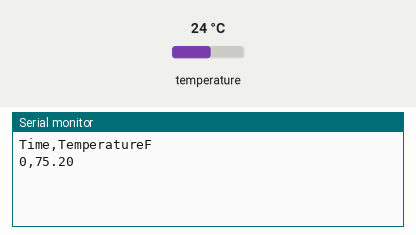
A sketch run on a simulated Arduino Uno, built with avr-gcc and run on an emulated ATmega328P. Parts: the last lines printed to the serial monitor. Wiring (inferred from the names in the program): TMP102 temperature sensor at I2C address 0x48. The test bench sets the inputs (shaded band); at power-on: temperature 24 °C.

Above: at 1.2 s.
1.3 s: temperature set to 12 °C
At 2.4 s:
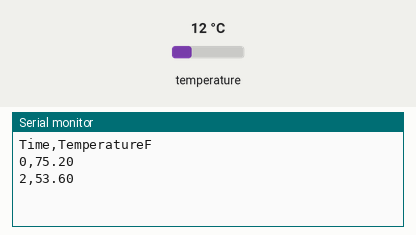
2.8 s: temperature set to 19 °C
At 5.2 s:
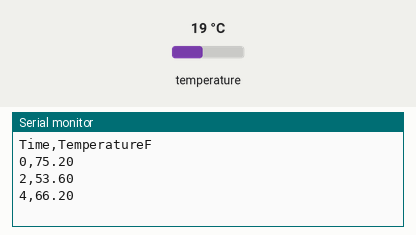
Timing chart, 0 to 6.7 s (numbered marks = the images above; inputs shaded):
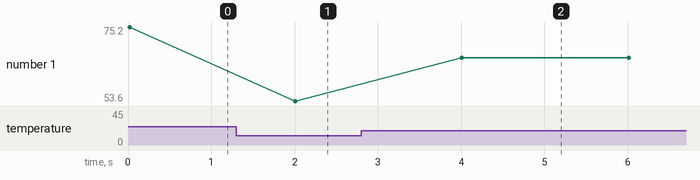

The sketch:

main.ino
```cpp
// (licence header left out)
/*****
========
main.ino
========

Alexander L. Hayes (https://hayesall.com/)

This is the main file that Experiments 1 & 2 were ran for Rob Long's
"Temperature Sensing with Arduino" activity.

Data are printed to the Serial Monitor, and will maintain a format
similar to the following:

.. code-block:: csv

  Time,TemperatureF
  0,73.06
  2,73.18
  4,73.18
  5,73.18

For an example, refer to the contents of the ``data/`` directory.
******/

#include "Wire.h"
#include "SparkFunTMP102.h"

TMP102 sensor0(0x48);
int startTime = 0;

void setup() {
	Serial.begin(9600);
	sensor0.begin();
	sensor0.setConversionRate(0);

	Serial.println("Time,TemperatureF");
}

void loop() {

	float temperature;

	sensor0.wakeup();
	temperature = sensor0.readTempF();

	Serial.print(startTime);
	Serial.print(",");
	Serial.println(temperature);

	sensor0.sleep();

	delay(2000);
	startTime += 2;
}
```

SparkFunTMP102.cpp
```cpp
// (licence header left out)
#include "SparkFunTMP102.h"
#include "Wire.h"

#define TEMPERATURE_REGISTER 0x00
#define CONFIG_REGISTER 0x01
#define T_LOW_REGISTER 0x02
#define T_HIGH_REGISTER 0x03


TMP102::TMP102(uint8_t address)
{
  _address = address;
}

void TMP102::begin(void)
{
  Wire.begin();  // Join I2C bus
}


void TMP102::openPointerRegister(uint8_t pointerReg)
{
  Wire.beginTransmission(_address); // Connect to TMP102
  Wire.write(pointerReg); // Open specified register
  Wire.endTransmission(); // Close communication with TMP102
}


uint8_t TMP102::readRegister(bool registerNumber){
  uint8_t registerByte[2];	// We'll store the data from the registers here

  // Read current configuration register value
  Wire.requestFrom(_address, 2); 	// Read two bytes from TMP102
  registerByte[0] = (Wire.read());	// Read first byte
  registerByte[1] = (Wire.read());	// Read second byte

  return registerByte[registerNumber];
}


float TMP102::readTempC(void)
{
  uint8_t registerByte[2];	// Store the data from the register here
  int16_t digitalTemp;  // Temperature stored in TMP102 register

  // Read Temperature
  // Change pointer address to temperature register (0)
  openPointerRegister(TEMPERATURE_REGISTER);
  // Read from temperature register
  registerByte[0] = readRegister(0);
  registerByte[1] = readRegister(1);

  // Bit 0 of second byte will always be 0 in 12-bit readings and 1 in 13-bit
  if(registerByte[1]&0x01)	// 13 bit mode
  {
	// Combine bytes to create a signed int
    digitalTemp = ((registerByte[0]) << 5) | (registerByte[1] >> 3);
	// Temperature data can be + or -, if it should be negative,
	// convert 13 bit to 16 bit and use the 2s compliment.
    if(digitalTemp > 0xFFF)
	{
      digitalTemp |= 0xE000;
    }
  }
  else	// 12 bit mode
  {
	// Combine bytes to create a signed int
    digitalTemp = ((registerByte[0]) << 4) | (registerByte[1] >> 4);
	// Temperature data can be + or -, if it should be negative,
	// convert 12 bit to 16 bit and use the 2s compliment.
    if(digitalTemp > 0x7FF)
	{
      digitalTemp |= 0xF000;
    }
  }
  // Convert digital reading to analog temperature (1-bit is equal to 0.0625 C)
  return digitalTemp*0.0625;
}


float TMP102::readTempF(void)
{
	return readTempC()*9.0/5.0 + 32.0;
}


void TMP102::setConversionRate(uint8_t rate)
{
  uint8_t registerByte[2]; // Store the data from the register here
  rate = rate&0x03; // Make sure rate is not set higher than 3.

  // Change pointer address to configuration register (0x01)
  openPointerRegister(CONFIG_REGISTER);

  // Read current configuration register value
  registerByte[0] = readRegister(0);
  registerByte[1] = readRegister(1);

  // Load new conversion rate
  registerByte[1] &= 0x3F;  // Clear CR0/1 (bit 6 and 7 of second byte)
  registerByte[1] |= rate<<6;	// Shift in new conversion rate

  // Set configuration registers
  Wire.beginTransmission(_address);
  Wire.write(CONFIG_REGISTER); 	// Point to configuration register
  Wire.write(registerByte[0]);  // Write first byte
  Wire.write(registerByte[1]);  // Write second byte
  Wire.endTransmission();  		// Close communication with TMP102
}


void TMP102::setExtendedMode(bool mode)
{
  uint8_t registerByte[2]; // Store the data from the register here

  // Change pointer address to configuration register (0x01)
  openPointerRegister(CONFIG_REGISTER);

  // Read current configuration register value
  registerByte[0] = readRegister(0);
  registerByte[1] = readRegister(1);

  // Load new value for extention mode
  registerByte[1] &= 0xEF;		// Clear EM (bit 4 of second byte)
  registerByte[1] |= mode<<4;	// Shift in new exentended mode bit

  // Set configuration registers
  Wire.beginTransmission(_address);
  Wire.write(CONFIG_REGISTER);	// Point to configuration register
  Wire.write(registerByte[0]);	// Write first byte
  Wire.write(registerByte[1]); 	// Write second byte
  Wire.endTransmission(); 		// Close communication with TMP102
}


void TMP102::sleep(void)
{
  uint8_t registerByte; // Store the data from the register here

  // Change pointer address to configuration register (0x01)
  openPointerRegister(CONFIG_REGISTER);

  // Read current configuration register value
  registerByte = readRegister(0);

  registerByte |= 0x01;	// Set SD (bit 0 of first byte)

  // Set configuration register
  Wire.beginTransmission(_address);
  Wire.write(CONFIG_REGISTER);	// Point to configuration register
  Wire.write(registerByte);     // Write first byte
  Wire.endTransmission(); 	    // Close communication with TMP102
}


void TMP102::wakeup(void)
{
  uint8_t registerByte; // Store the data from the register here

  // Change pointer address to configuration register (1)
  openPointerRegister(CONFIG_REGISTER);

  // Read current configuration register value
  registerByte = readRegister(0);

  registerByte &= 0xFE;	// Clear SD (bit 0 of first byte)

  // Set configuration registers
  Wire.beginTransmission(_address);
  Wire.write(CONFIG_REGISTER);	// Point to configuration register
  Wire.write(registerByte);	    // Write first byte
  Wire.endTransmission(); 	    // Close communication with TMP102
}


void TMP102::setAlertPolarity(bool polarity)
{
  uint8_t registerByte; // Store the data from the register here

  // Change pointer address to configuration register (1)
  openPointerRegister(CONFIG_REGISTER);

  // Read current configuration register value
  registerByte = readRegister(0);

  // Load new value for polarity
  registerByte &= 0xFB; // Clear POL (bit 2 of registerByte)
  registerByte |= polarity<<2;  // Shift in new POL bit

  // Set configuration register
  Wire.beginTransmission(_address);
  Wire.write(CONFIG_REGISTER);	// Point to configuration register
  Wire.write(registerByte);	    // Write first byte
  Wire.endTransmission(); 	    // Close communication with TMP102
}


bool TMP102::alert(void)
{
  uint8_t registerByte; // Store the data from the register here

  // Change pointer address to configuration register (1)
  openPointerRegister(CONFIG_REGISTER);

  // Read current configuration register value
  registerByte = readRegister(1);

  registerByte &= 0x20;	// Clear everything but the alert bit (bit 5)
  return registerByte>>5;
}


void TMP102::setLowTempC(float temperature)
{
  uint8_t registerByte[2];	// Store the data from the register here
  bool extendedMode;	// Store extended mode bit here 0:-55C to +128C, 1:-55C to +150C

  // Prevent temperature from exceeding 150C or -55C
  if(temperature > 150.0f)
  {
    temperature = 150.0f;
  }
  if(temperature < -55.0)
  {
    temperature = -55.0f;
  }

  //Check if temperature should be 12 or 13 bits
  openPointerRegister(CONFIG_REGISTER);	// Read configuration register settings

  // Read current configuration register value
  registerByte[0] = readRegister(0);
  registerByte[1] = readRegister(1);
  extendedMode = (registerByte[1]&0x10)>>4;	// 0 - temp data will be 12 bits
                                            // 1 - temp data will be 13 bits

  // Convert analog temperature to digital value
  temperature = temperature/0.0625;

  // Split temperature into separate bytes
  if(extendedMode)	// 13-bit mode
  {
	registerByte[0] = int(temperature)>>5;
    registerByte[1] = (int(temperature)<<3);
  }
  else	// 12-bit mode
  {
	registerByte[0] = int(temperature)>>4;
    registerByte[1] = int(temperature)<<4;
  }

  // Write to T_LOW Register
  Wire.beginTransmission(_address);
  Wire.write(T_LOW_REGISTER); 	// Point to T_LOW
  Wire.write(registerByte[0]);  // Write first byte
  Wire.write(registerByte[1]);  // Write second byte
  Wire.endTransmission();  		// Close communication with TMP102
}


void TMP102::setHighTempC(float temperature)
{
  uint8_t registerByte[2];	// Store the data from the register here
  bool extendedMode;	// Store extended mode bit here 0:-55C to +128C, 1:-55C to +150C

  // Prevent temperature from exceeding 150C
  if(temperature > 150.0f)
  {
    temperature = 150.0f;
  }
  if(temperature < -55.0)
  {
    temperature = -55.0f;
  }

  // Check if temperature should be 12 or 13 bits
  openPointerRegister(CONFIG_REGISTER);	// Read configuration register settings

  // Read current configuration register value
  registerByte[0] = readRegister(0);
  registerByte[1] = readRegister(1);
  extendedMode = (registerByte[1]&0x10)>>4;	// 0 - temp data will be 12 bits
                                            // 1 - temp data will be 13 bits

  // Convert analog temperature to digital value
  temperature = temperature/0.0625;

  // Split temperature into separate bytes
  if(extendedMode)	// 13-bit mode
  {
	registerByte[0] = int(temperature)>>5;
    registerByte[1] = (int(temperature)<<3);
  }
  else	// 12-bit mode
  {
	registerByte[0] = int(temperature)>>4;
    registerByte[1] = int(temperature)<<4;
  }

  // Write to T_HIGH Register
  Wire.beginTransmission(_address);
  Wire.write(T_HIGH_REGISTER); 	// Point to T_HIGH register
  Wire.write(registerByte[0]);  // Write first byte
  Wire.write(registerByte[1]);  // Write second byte
  Wire.endTransmission();  		// Close communication with TMP102
}


void TMP102::setLowTempF(float temperature)
{
  temperature = (temperature - 32)*5/9; // Convert temperature to C
  setLowTempC(temperature); // Set T_LOW
}


void TMP102::setHighTempF(float temperature)
{
  temperature = (temperature - 32)*5/9; // Convert temperature to C
  setHighTempC(temperature); // Set T_HIGH
}


float TMP102::readLowTempC(void)
{
  uint8_t registerByte[2];	// Store the data from the register here
  bool extendedMode;	// Store extended mode bit here 0:-55C to +128C, 1:-55C to +150C
  int16_t digitalTemp;		// Store the digital temperature value here
  float temperature;	// Store the analog temperature value here

  // Check if temperature should be 12 or 13 bits
  openPointerRegister(CONFIG_REGISTER);	// Read configuration register settings
  // Read current configuration register value
  registerByte[0] = readRegister(0);
  registerByte[1] = readRegister(1);
  extendedMode = (registerByte[1]&0x10)>>4;	// 0 - temp data will be 12 bits
                                            // 1 - temp data will be 13 bits
  openPointerRegister(T_LOW_REGISTER);
  registerByte[0] = readRegister(0);
  registerByte[1] = readRegister(1);

  if(extendedMode)	// 13 bit mode
  {
	// Combine bytes to create a signed int
    digitalTemp = ((registerByte[0]) << 5) | (registerByte[1] >> 3);
	// Temperature data can be + or -, if it should be negative,
	// convert 13 bit to 16 bit and use the 2s compliment.
    if(digitalTemp > 0xFFF)
	{
      digitalTemp |= 0xE000;
    }
  }
  else	// 12 bit mode
  {
	// Combine bytes to create a signed int
    digitalTemp = ((registerByte[0]) << 4) | (registerByte[1] >> 4);
	// Temperature data can be + or -, if it should be negative,
	// convert 12 bit to 16 bit and use the 2s compliment.
    if(digitalTemp > 0x7FF)
	{
      digitalTemp |= 0xF000;
    }
  }
  // Convert digital reading to analog temperature (1-bit is equal to 0.0625 C)
  return digitalTemp*0.0625;
}


float TMP102::readHighTempC(void)
{
  uint8_t registerByte[2];	// Store the data from the register here
  bool extendedMode;	// Store extended mode bit here 0:-55C to +128C, 1:-55C to +150C
  int16_t digitalTemp;		// Store the digital temperature value here
  float temperature;	// Store the analog temperature value here

  // Check if temperature should be 12 or 13 bits
  openPointerRegister(CONFIG_REGISTER);	// read configuration register settings
  // Read current configuration register value
  registerByte[0] = readRegister(0);
  registerByte[1] = readRegister(1);
  extendedMode = (registerByte[1]&0x10)>>4;	// 0 - temp data will be 12 bits
											// 1 - temp data will be 13 bits
  openPointerRegister(T_HIGH_REGISTER);
  registerByte[0] = readRegister(0);
  registerByte[1] = readRegister(1);

  if(extendedMode)	// 13 bit mode
  {
	// Combine bytes to create a signed int
    digitalTemp = ((registerByte[0]) << 5) | (registerByte[1] >> 3);
	// Temperature data can be + or -, if it should be negative,
	// convert 13 bit to 16 bit and use the 2s compliment.
    if(digitalTemp > 0xFFF)
	{
      digitalTemp |= 0xE000;
    }
  }
  else	// 12 bit mode
  {
	// Combine bytes to create a signed int
    digitalTemp = ((registerByte[0]) << 4) | (registerByte[1] >> 4);
	// Temperature data can be + or -, if it should be negative,
	// convert 12 bit to 16 bit and use the 2s compliment.
    if(digitalTemp > 0x7FF)
	{
      digitalTemp |= 0xF000;
    }
  }
  // Convert digital reading to analog temperature (1-bit is equal to 0.0625 C)
  return digitalTemp*0.0625;
}


float TMP102::readLowTempF(void)
{
  return readLowTempC()*9.0/5.0 + 32.0;
}


float TMP102::readHighTempF(void)
{
  return readHighTempC()*9.0/5.0 + 32.0;
}


void TMP102::setFault(uint8_t faultSetting)
{
  uint8_t registerByte; // Store the data from the register here

  faultSetting = faultSetting&3; // Make sure rate is not set higher than 3.

  // Change pointer address to configuration register (0x01)
  openPointerRegister(CONFIG_REGISTER);

  // Read current configuration register value
  registerByte = readRegister(0);

  // Load new conversion rate
  registerByte &= 0xE7;  // Clear F0/1 (bit 3 and 4 of first byte)
  registerByte |= faultSetting<<3;	// Shift new fault setting

  // Set configuration registers
  Wire.beginTransmission(_address);
  Wire.write(CONFIG_REGISTER); 	// Point to configuration register
  Wire.write(registerByte);     // Write byte to register
  Wire.endTransmission();       // Close communication with TMP102
}


void TMP102::setAlertMode(bool mode)
{
  uint8_t registerByte; // Store the data from the register here

  // Change pointer address to configuration register (1)
  openPointerRegister(CONFIG_REGISTER);

  // Read current configuration register value
  registerByte = readRegister(0);

  // Load new conversion rate
  registerByte &= 0xFD;	// Clear old TM bit (bit 1 of first byte)
  registerByte |= mode<<1;	// Shift in new TM bit

  // Set configuration registers
  Wire.beginTransmission(_address);
  Wire.write(CONFIG_REGISTER); 	// Point to configuration register
  Wire.write(registerByte);     // Write byte to register
  Wire.endTransmission();       // Close communication with TMP102
}
```

SparkFunTMP102.h
```cpp
// (licence header left out)
#ifndef TMP102_h
#define TMP102_h

#if defined(ARDUINO) && ARDUINO >= 100
 #include "Arduino.h"
#else
 #include "WProgram.h"
#endif
#include "Wire.h"
class TMP102
{
	public:
		TMP102(byte address);	// Initialize TMP102 sensor at given address
		void begin(void);  // Join I2C bus
		float readTempC(void);	// Returns the temperature in degrees C
		float readTempF(void);	// Converts readTempC result to degrees F
		void sleep(void);	// Switch sensor to low power mode
		void wakeup(void);	// Wakeup and start running in normal power mode
		bool alert(void);	// Returns state of Alert register
		void setLowTempC(float temperature);  // Sets T_LOW (degrees C) alert threshold
		void setHighTempC(float temperature); // Sets T_HIGH (degrees C) alert threshold
		void setLowTempF(float temperature);  // Sets T_LOW (degrees F) alert threshold
		void setHighTempF(float temperature); // Sets T_HIGH (degrees F) alert threshold
		float readLowTempC(void);	// Reads T_LOW register in C
		float readHighTempC(void);	// Reads T_HIGH register in C
		float readLowTempF(void);	// Reads T_LOW register in F
		float readHighTempF(void);	// Reads T_HIGH register in F

		// Set the conversion rate (0-3)
		// 0 - 0.25 Hz
		// 1 - 1 Hz
		// 2 - 4 Hz (default)
		// 3 - 8 Hz
		void setConversionRate(byte rate);

		// Enable or disable extended mode
		// 0 - disabled (-55C to +128C)
		// 1 - enabled  (-55C to +150C)
		void setExtendedMode(bool mode);

		// Set the polarity of Alert
		// 0 - Active LOW
		// 1 - Active HIGH
		void setAlertPolarity(bool polarity);

		// Set the number of consecutive faults
		// 0 - 1 fault
		// 1 - 2 faults
		// 2 - 4 faults
		// 3 - 6 faults
		void setFault(byte faultSetting);

		// Set Alert type
		// 0 - Comparator Mode: Active from temp > T_HIGH until temp < T_LOW
		// 1 - Thermostat Mode: Active when temp > T_HIGH until any read operation occurs
		void setAlertMode(bool mode);

	private:
		int _address; // Address of Temperature sensor (0x48,0x49,0x4A,0x4B)
		void openPointerRegister(byte pointerReg); // Changes the pointer register
		byte readRegister(bool registerNumber);	// reads 1 byte of from register
};


#endif
```

Measured:
- after the input at 1.3 s, the serial monitor: prints a new line after 0.71 s (image 1)
- after the input at 2.8 s, the serial monitor: prints a new line after 1.2 s (image 2)
- plotted number 1: 75.2 → 53.6 after the input at 1.3 s, 53.6 → 66.2 after the input at 2.8 s
